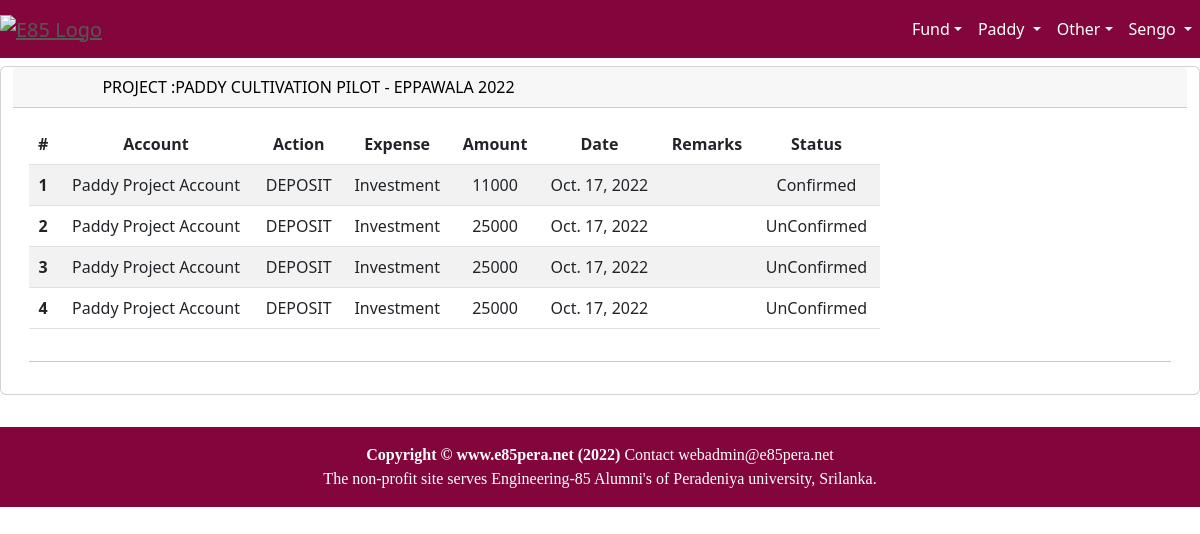
The page /accounts/transactionList8 (signed in) on the database as committed earlier.
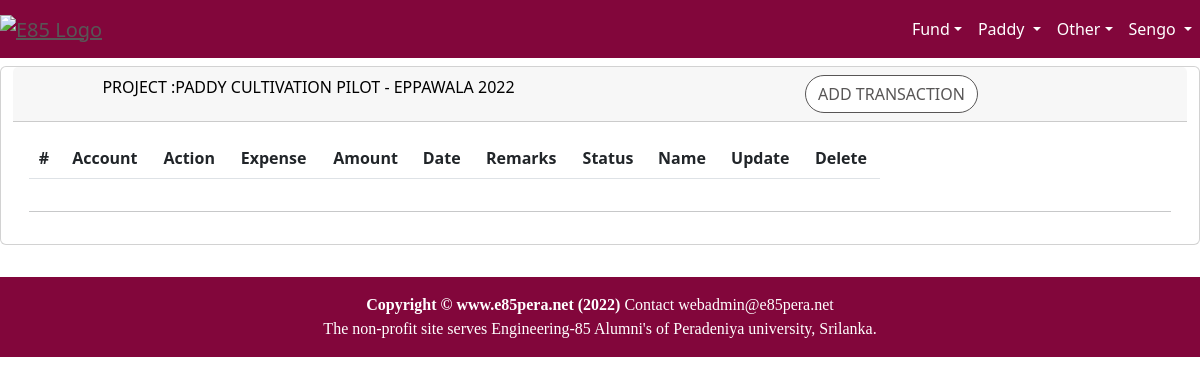
The same page on the database as committed later.
### accounts/models.py (models this page shows, shortened)
class Project(models.Model):
    NOT_STARTED = 'NotStarted'
    IN_PROGRESS = 'InProgress'
    COMPLETED   = 'Completed'
    CANCELLED   = 'Cancelled'
    PROJ_STATUS = [
            (NOT_STARTED,'Not Started'),
            (IN_PROGRESS,'In Progress'),
            (COMPLETED,'Completed'),
            (CANCELLED,'Cancelled'),
    ]
    name = models.CharField(max_length=64)
    purpose = models.TextField(max_length=2000, blank=True)
    status = models.CharField(max_length=10,choices=PROJ_STATUS,default=NOT_STARTED)
    startDate = models.DateField(default=timezone.now)
    endDate = models.DateField(null=True, blank=True)
    raisedFund = models.IntegerField(null=True)
    spentFund = models.IntegerField(null=True)
    targetFund = models.IntegerField(null=True)
    participants = models.IntegerField(null=True,default=0)
    updatedBy = models.ForeignKey(User,on_delete=models.PROTECT)
    updatedOn = models.DateTimeField(default=timezone.now)
    prjType = models.ForeignKey(ProjectType, on_delete=models.PROTECT)
    def getUserRole(self, user, table):
        member= User.objects.get(id=user.id)
        committee = Commitee.objects.all().filter(project_id=self.id).filter(member_id = member.id).first()
        if committee == None:
            return UserRole.VIEW
        role = RoleEdit.objects.all().filter(role_id=committee.role_id).filter(canEdit=table)
        if role.exists():
            return UserRole.EDIT
        return UserRole.VIEW

class Transaction(models.Model):
    TxType_DEPOSIT='DEPOSIT'
    TxType_WITHDRWAL='WITHDRAWAL'
    TxType_INCOME='INTEREST'
    TxType_FEES = 'FEES'
    TXTYPE =[
        (TxType_DEPOSIT,'Deposit'),
        (TxType_WITHDRWAL,'Withdraw'),
        (TxType_INCOME,'Interest'),
        (TxType_FEES,'fees'),
    ]
    TXCONFIRM = [
        ('Unconfirmed',"Unconfirmed"),
        ('Confirmed',"Confirmed"),
    ]
    bank = models.ForeignKey(BankAccount, on_delete=models.CASCADE)
    owner = models.ForeignKey(User, related_name='Owner', on_delete=models.PROTECT)
    txType  = models.CharField(max_length=10,choices=TXTYPE)
    exType  = models.ForeignKey(ExpenseType, on_delete=models.CASCADE)
    remarks =models.TextField(max_length=100,blank=True,null=True)
    amount  = models.IntegerField()
    date    = models.DateField(default=timezone.now)
    receipt = models.FileField(upload_to='transaction/%Y',null=True,blank=True)
    confirmed = models.CharField(max_length=16,choices=TXCONFIRM,default='UnConfirmed')
    updatedBy = models.ForeignKey(User,on_delete=models.PROTECT)
    updatedOn = models.DateTimeField(default=timezone.now)

class BankAccount(models.Model):
    project = models.ForeignKey(Project, on_delete=models.CASCADE)
    holder = models.ForeignKey(User,related_name='holder', on_delete=models.PROTECT)
    name = models.CharField(max_length=32)
    purpose = models.CharField(max_length=128,null=True,blank=True)
    bank = models.CharField(max_length=32)
    accNumber = models.CharField(max_length=32)
    branch = models.CharField(max_length=128)
    routing = models.CharField(max_length=128)
    telno = models.CharField(max_length=12, null=True, blank=True)
    email = models.CharField(max_length=32,null=True, blank=True)
    balance = models.DecimalField(max_digits=12,decimal_places=2,default=0.0)
    updatedBy = models.ForeignKey(User,on_delete=models.CASCADE)
    updatedOn = models.DateTimeField(default=timezone.now)

class ExpenseType(models.Model):
    expense = models.CharField(max_length=16)
    prjType = models.ForeignKey(ProjectType, on_delete=models.CASCADE)
    def __str__(self):
        return "%s " % (self.expense)

### accounts/views.py (the view)
# urls.py: re_path(r'transactionList(?P<pk>\d+)', transactionListView, name='transactionList'),
@login_required
def transactionListView(request, pk):
    prj = Project.objects.all().filter(id=pk).first()
    user = User.objects.get(id=request.user.id)
    if request.method == 'GET':
        transactions = Transaction.objects.filter(bank__project__id=pk).order_by('-date')
        userRole = prj.getUserRole(user,'Transaction')
        context={'project':prj, 'transaction_list':transactions, 'userRole':userRole}
        return render(request = request,template_name = "transaction_list.html",context=context)

### accounts/templates/transaction_list.html (shortened to what this page needs)
{% extends 'home/base.html' %}
{% block content %}
<div class="container-fluid">
    <div class="row text-center justify-content-center">
            <div class="card mt-2 mb-2">
            <div class="card-header">
                <div class="row">
                    <div class="col-md-6">
                        <strong>Project :{{project.name}}</strong>
                    </div>
                    <div class="col-md-6">
                        {% if userRole == 'EDIT' %}
                        <a href="{% url 'accounts:transactionAdd' project.id %}" class="btn btn-secondary btn-md">Add Transaction</a>
                        {% endif %}
                        </div>
                </div>
            </div>
            <div class="card-body">
                <div class="row">
                    <div class="col-md-9 col-sm-3">
                        <table class="table table-striped table-hover">
                            <thead>
                                <tr>
                                    <th scope="col">#</th>
                                    <th scope="col">Account</th>
                                    <th scope="col">Action</th>
                                    <th scope="col">Expense</th>
                                    <th scope="col">Amount</th>
                                    <th scope="col">Date</th>
                                    <th scope="col">Remarks</th>
                                    <th scope="col">Status</th>
                                    {% if userRole == 'EDIT' %}
                                    <th scope="col">Name</th>
                                    <th scope="col">Update </th>
                                    <th scope="col">Delete </th>
                                    {% endif %}
                                </tr>
                            </thead>
                            <tbody>
                               {% for tx in transaction_list %}
                                <tr>
                                    <th scope=""row">{{forloop.counter}}</th>
                                    <td>{{tx.bank.name}}</td>
                                    <td>{{tx.txType}} </td>
                                    <td>{{tx.exType}} </td>
                                    <td>{{tx.amount}} </td>
                                    <td>{{tx.date}}</td>
                                    <td>{{tx.remarks}}</td>
                                    <td>{{tx.confirmed}}</td>
                                </tr>
                                {% endfor %}
                            </tbody>
                        </table>
                        </div>
                </div>
                <hr>
            </div>
        </div>
    </div>
 </div>
{% include 'home/footer.html' %}
{% endblock content %}

### home/templates/home/base.html (shortened to what this page needs)
<!DOCTYPE html>
<html lang="en">
<head>
    <link href="https://cdn.jsdelivr.net/npm/bootstrap@5.2.1/dist/css/bootstrap.min.css" rel="stylesheet">
    {% load static %}
    <link href="{% static 'css/home.css' %}" rel="stylesheet"/>
</head>
<body>
<div id="page-content-wrapper">
    <nav class="navbar navbar-expand-lg navbar-dark bg-red">
        <div class="navbar-brand">
            <a href="/"><img src="{% static 'images/e85pera_logo2.jpg' %}" alt="e85 Logo" width="100"></a>
        </div>
        <div class="collapse navbar-collapse" id="navbarSupportedContent">
            <ul class="navbar-nav ms-auto mb-2 mb-lg-0">
              <li class="nav-item">
                <div class="dropdown dropdown">
                    <a class="nav-link dropdown-toggle" data-bs-toggle="dropdown" href="#">Fund</a>
                </div>
              </li>
              <li class="nav-item">
                <div class="dropdown dropdown">
                    <a class="nav-link dropdown-toggle" data-bs-toggle="dropdown" href="#">
                      Paddy
                    </a>
                      {% if user.is_authenticated %}
                      </li>
                      {% endif %}
                  </ul>
                  </div>
              <li class="nav-item">
                <div class="dropdown">
                    <a class="nav-link dropdown-toggle" data-bs-toggle="dropdown" href="#">Other</a>
                </div>
              </li>
              <li class="nav-item">
                <div class="dropdown">
                    {% if user.is_authenticated %}
                        <a class="nav-link dropdown-toggle" data-bs-toggle="dropdown" href="#">{{user.first_name}}   </a>
                    {% else %}
                        <a class="nav-link dropdown-toggle" data-bs-toggle="dropdown" href="#">LogIn</a>
                        <ul class="dropdown-menu">
                        <li><a class="dropdown-item" href={% url 'accounts:login' %}>Log In</a></li>
                    </ul>
                        {% endif %}
                </div>
            </li>
        </div>
    <div id="wrapper">
        {% block content %}
        {% endblock %}
    </div>
</body>
</html>

### home/templates/home/footer.html (shortened to what this page needs)
<br>
<footer class="footer navbar-bottom py-3" style="background-color:#82063B">
    <div class="container">
        <p class="text-center text-white m-0"><strong>Copyright &copy; www.e85pera.net (2022) </strong> Contact webadmin@e85pera.net</p>
        <p class="text-center text-white m-0"> The non-profit site serves Engineering-85 Alumni's of Peradeniya university, Srilanka. </p>
    </div>
</footer>

### home/static/css/home.css (style rules this page uses)
body { overflow-x: hidden; }
h1, h2, h3, h4, h5, h6, p { font-family: 'Merriweather'; }
.card-header, a:link { text-transform: uppercase; font-weight: 200; color: #585656; }
.card-header, a:hover { color: #000; font-weight:300; text-transform: uppercase; }
.archive-link, a:link { text-transform:capitalize; text-align:left; font-weight:normal; color: #585656; }
#page-content-wrapper .btn { text-transform: uppercase; font-weight: 500; color: #585656; background-color: #fff; border-color: #585656; border-radius: 20px; transition: all 0.3s ease 0s; cursor: pointer; outline: none; }
#page-content-wrapper { min-width: 100vw; }
@media (min-width: 768px) { #page-content-wrapper { min-width: 0; width: 100%; } }
.navbar-dark { background:#82063B; }

### home/templates/home/base.html (style rules this page uses)
.bg-red { background:#82063B; }
.nav-link { color:white!important; }

Rows that differ between the two databases and show on the page:
removed Transaction: bank.name "Paddy Project Account", txType "DEPOSIT", exType "Investment", amount "11000", date "Oct. 17, 2022", confirmed "Confirmed"
removed Transaction: bank.name "Paddy Project Account", txType "DEPOSIT", exType "Investment", amount "25000", date "Oct. 17, 2022", confirmed "UnConfirmed"
removed Transaction: bank.name "Paddy Project Account", txType "DEPOSIT", exType "Investment", amount "25000", date "Oct. 17, 2022", confirmed "UnConfirmed"
removed Transaction: bank.name "Paddy Project Account", txType "DEPOSIT", exType "Investment", amount "25000", date "Oct. 17, 2022", confirmed "UnConfirmed"
Other text that changed with them:
text now shown: "ADD TRANSACTION Name Update Delete"
